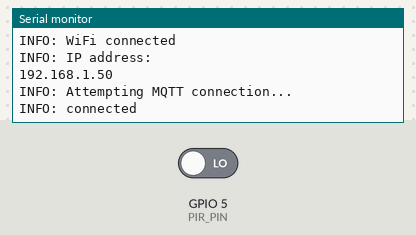
The sketch below on a simulated ESP8266 (NodeMCU). On the bench: the last lines printed to the serial monitor. Inputs (shaded band) come from the test bench; at power-on: GPIO 5 (PIR_PIN) LOW. WiFi joins after 1.5 s; servers stay silent unless stated; no MQTT or app messages arrive unless stated.

Above: at 2.7 s.
2.8 s: GPIO 5 (PIR_PIN) driven HIGH
At 4.0 s:
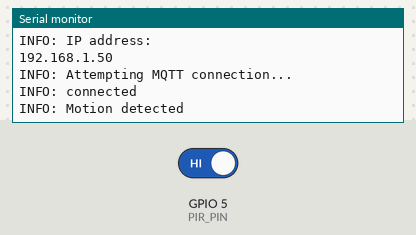
4.3 s: GPIO 5 (PIR_PIN) driven LOW
At 5.1 s:
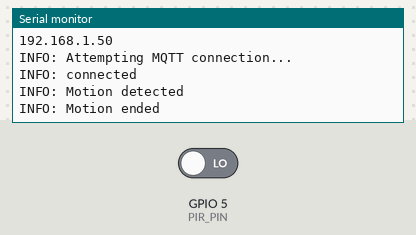

The sketch:

ha_mqtt_binary_sensor_pir.ino
```cpp
/*
   MQTT Binary Sensor - Motion (PIR) for Home-Assistant - NodeMCU (ESP8266)
   https://home-assistant.io/components/binary_sensor.mqtt/

   Libraries :
    - ESP8266 core for Arduino : https://github.com/esp8266/Arduino
    - PubSubClient : https://github.com/knolleary/pubsubclient

   Sources :
    - File > Examples > ES8266WiFi > WiFiClient
    - File > Examples > PubSubClient > mqtt_auth
    - File > Examples > PubSubClient > mqtt_esp8266
    - https://learn.adafruit.com/pir-passive-infrared-proximity-motion-sensor/using-a-pir

   Schematic :
    - https://github.com/mertenats/open-home-automation/blob/master/ha_mqtt_binary_sensor_pir/Schematic.png
    - PIR leg 1 - VCC
    - PIR leg 2 - D1/GPIO5
    - PIR leg 3 - GND

   Configuration (HA) :
     binary_sensor:
      platform: mqtt
      state_topic: 'office/motion/status'
      name: 'Motion'
      sensor_class: motion

   TODO :
    - Use the interrupts instead of constinously polling the sensor

   Samuel M. - v1.1 - 08.2016
   If you like this example, please add a star! Thank you!
   https://github.com/mertenats/open-home-automation
*/

#include <ESP8266WiFi.h>
#include <PubSubClient.h>

#define MQTT_VERSION MQTT_VERSION_3_1_1

// Wifi: SSID and password
const PROGMEM char* WIFI_SSID = "[Redacted]";
const PROGMEM char* WIFI_PASSWORD = "[Redacted]";

// MQTT: ID, server IP, port, username and password
const PROGMEM char* MQTT_CLIENT_ID = "office_motion";
const PROGMEM char* MQTT_SERVER_IP = "[Redacted]";
const PROGMEM uint16_t MQTT_SERVER_PORT = 1883;
const PROGMEM char* MQTT_USER = "[Redacted]";
const PROGMEM char* MQTT_PASSWORD = "[Redacted]";

// MQTT: topic
const PROGMEM char* MQTT_MOTION_STATUS_TOPIC = "office/motion/status";

// default payload
const PROGMEM char* MOTION_ON = "ON";
const PROGMEM char* MOTION_OFF = "OFF";

// PIR : D1/GPIO5
const PROGMEM uint8_t PIR_PIN = 5;
uint8_t m_pir_state = LOW; // no motion detected
uint8_t m_pir_value = 0;

WiFiClient wifiClient;
PubSubClient client(wifiClient);

// function called to publish the state of the pir sensor
void publishPirSensorState() {
  if (m_pir_state) {
    client.publish(MQTT_MOTION_STATUS_TOPIC, MOTION_OFF, true);
  } else {
    client.publish(MQTT_MOTION_STATUS_TOPIC, MOTION_ON, true);
  }
}

// function called when a MQTT message arrived
void callback(char* p_topic, byte* p_payload, unsigned int p_length) {
}

void reconnect() {
  // Loop until we're reconnected
  while (!client.connected()) {
    Serial.println("INFO: Attempting MQTT connection...");
    // Attempt to connect
    if (client.connect(MQTT_CLIENT_ID, MQTT_USER, MQTT_PASSWORD)) {
      Serial.println("INFO: connected");
    } else {
      Serial.print("ERROR: failed, rc=");
      Serial.print(client.state());
      Serial.println("DEBUG: try again in 5 seconds");
      // Wait 5 seconds before retrying
      delay(5000);
    }
  }
}

void setup() {
  // init the serial
  Serial.begin(115200);

  // init the WiFi connection
  Serial.println();
  Serial.println();
  Serial.print("INFO: Connecting to ");
  Serial.println(WIFI_SSID);
  WiFi.mode(WIFI_STA);
  WiFi.begin(WIFI_SSID, WIFI_PASSWORD);

  while (WiFi.status() != WL_CONNECTED) {
    delay(500);
    Serial.print(".");
  }

  Serial.println("");
  Serial.println("INFO: WiFi connected");
  Serial.println("INFO: IP address: ");
  Serial.println(WiFi.localIP());

  // init the MQTT connection
  client.setServer(MQTT_SERVER_IP, MQTT_SERVER_PORT);
  client.setCallback(callback);
}

void loop() {
  if (!client.connected()) {
    reconnect();
  }
  client.loop();

  // read the PIR sensor
  m_pir_value = digitalRead(PIR_PIN);
  if (m_pir_value == HIGH) {
    if (m_pir_state == LOW) {
      // a motion is detected
      Serial.println("INFO: Motion detected");
      publishPirSensorState();
      m_pir_state = HIGH;
    }
  } else {
    if (m_pir_state == HIGH) {
      publishPirSensorState();
      Serial.println("INFO: Motion ended");
      m_pir_state = LOW;
    }
  }
}
```

Measured:
- after the input at 2.8 s, the serial monitor: prints a new line at once (image 1)
- after the input at 4.3 s, the serial monitor: prints a new line at once (image 2)
